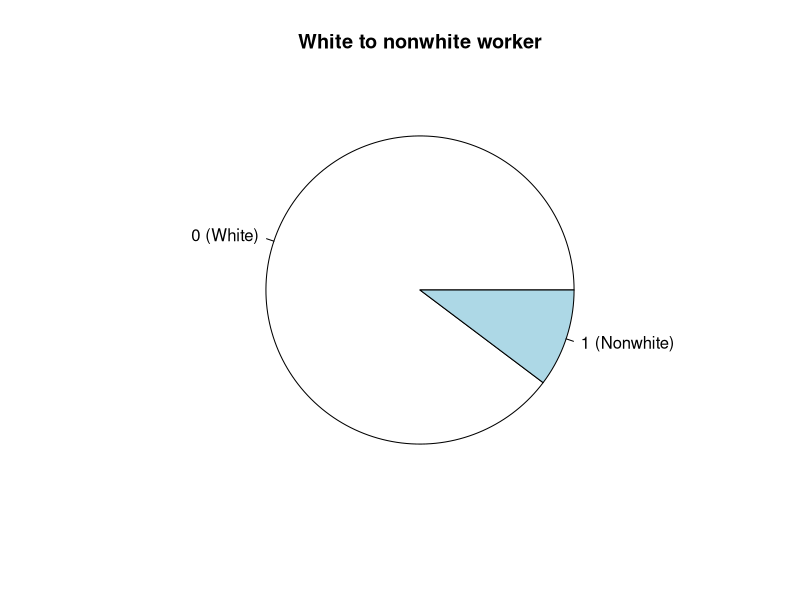
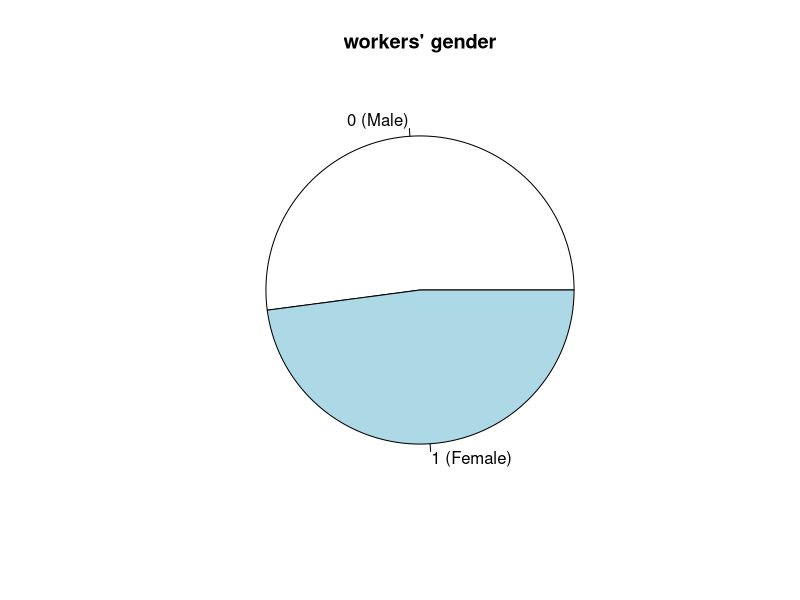
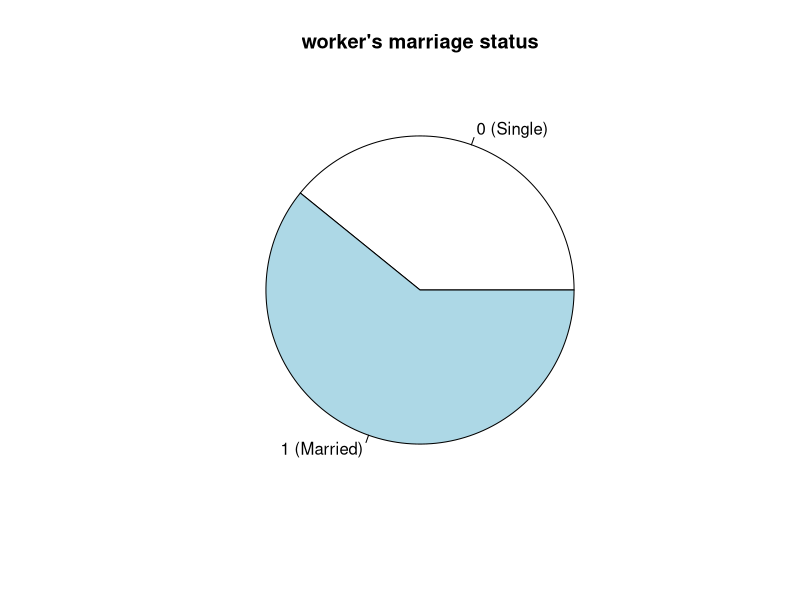
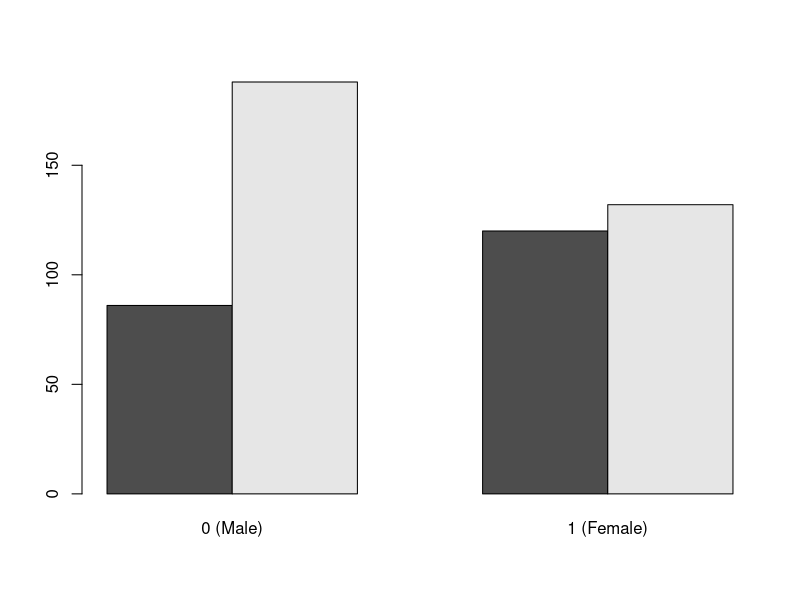

Generate these figures, in order, with R: (Note: this script raises an error after producing the figures.)
## data prep
setwd("C:/Users/DELL/Downloads/Data Project 2/Data 2")
data1<-read.csv("wage1.csv", header = FALSE)
names(data1) <- c("wage","educ","exper","tenure","nonwhite","female","married","numdep", "smsa","northcen","south","west","construc","ndurman","trcommpu","trade","services","profserv","profocc", "clerocc","servocc","lwage","expersq","tenursq")
finaldata<-data1[,c(1,2,3,5,6,7)]
finaldata$nonwhite<-factor(finaldata$nonwhite)
levels(finaldata$nonwhite) <- c("0 (White)", "1 (Nonwhite)")
finaldata$female<-factor(finaldata$female)
levels(finaldata$female) <- c("0 (Male)", "1 (Female)")
finaldata$married<-factor(finaldata$married)
levels(finaldata$married) <- c("0 (Single)", "1 (Married)")
##summary data
summary(finaldata)

attach(finaldata)
##Qual_desc
race <- table(nonwhite)
race
pie(race,main = "White to nonwhite worker")


gender <- table(female)
gender
pie(gender,main = "workers' gender")

marriage <- table(married)
marriage
pie(marriage,main = "worker's marriage status")

marriedgender <- table(married, female)
marriedgender
barplot(marriedgender, beside = TRUE)
##Quan_desc

salaryrace <- table(wage,nonwhite)
salaryrace
hist(salary ,main = "workers' wage")
barplot(salaryrace,main = "workers' wage by race", beside = TRUE,xlab= "sal")

hist(finaldata$wage, freq = FALSE,add=TRUE,)

hist(wage)
boxplot(wage)
plot(density(wage))

hist(exper)
boxplot(exper)
plot(density(exper))

hist(educ)
boxplot(educ)
plot(density(educ))

plot(wage~educ)
cor(wage,educ)

plot(wage~exper)
cor(wage, exper)

plot(exper~educ)
cor(exper,educ)
##avg test -- use p-val
boxplot(wage~married)
t.test(wage~married)
##reject everything

boxplot(educ~nonwhite)
t.test(educ~nonwhite, alternative = "great")
##accept at 99, 95

##p-value test 
pie(marriedgender,label=names(marriedgender))
prop.test(marriedgender,alternative="two.sided",correct = FALSE)

racegender <- table(nonwhite, female)
barplot(racegender,beside=TRUE)
prop.test(racegender,alternative="two.sided",correct = FALSE)

##regresssion-no1
model<-lm(wage~educ+exper)
summary(model)
confint(model, level = 0.95)
##goodness of fitness
type.wage = 1:length(wage)
 for (i in 1:length(wage)){
 if (wage[i] <= 3.5){
    type.wage[i] <- "1. Low";
    }
  else {
      if (wage[i] > 3.5 && wage[i] <= 10){
          type.wage[i] <- "2. Med";
      }
      else{
        type.wage[i] <- "3. High";
      }
    }
}
table(type.wage)
chisq.test(type.wage,p=c(1/3,1/2,1/6))
